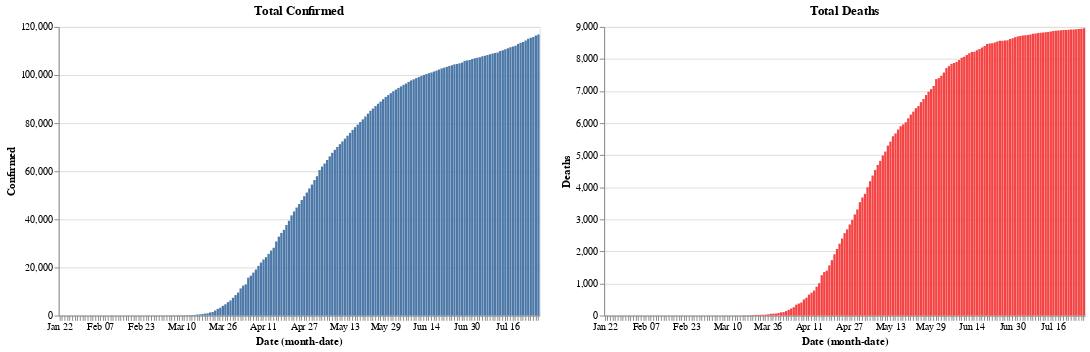

Write notebook code for a chart like this one.
### Code cell
red = alt.value("#f54242")
base.encode(y="Confirmed").properties(title='Total Confirmed') | base.encode(y="Deaths", color=red).properties(title='Total Deaths')

### Figure 1 — Vega-Lite specification as saved in the notebook (floating-point values rounded to 4 significant figures; data arrays with more than 128 entries replaced by an {"elided": "..."} marker saying what was removed)
{"config": {"view": {"continuousWidth": 400, "continuousHeight": 300}}, "hconcat": [{"mark": "bar", "encoding": {"x": {"type": "ordinal", "field": "Date", "timeUnit": "monthdate"}, "y": {"type": "quantitative", "field": "Confirmed"}}, "title": "Total Confirmed", "width": 500}, {"mark": "bar", "encoding": {"color": {"value": "#f54242"}, "x": {"type": "ordinal", "field": "Date", "timeUnit": "monthdate"}, "y": {"type": "quantitative", "field": "Deaths"}}, "title": "Total Deaths", "width": 500}], "data": {"name": "data-dfe9d3ec8ee2467f385346aa1597aea3"}, "$schema": "https://vega.github.io/schema/vega-lite/v4.8.1.json", "datasets": {"data-dfe9d3ec8ee2467f385346aa1597aea3": {"elided": "189 records"}}}
